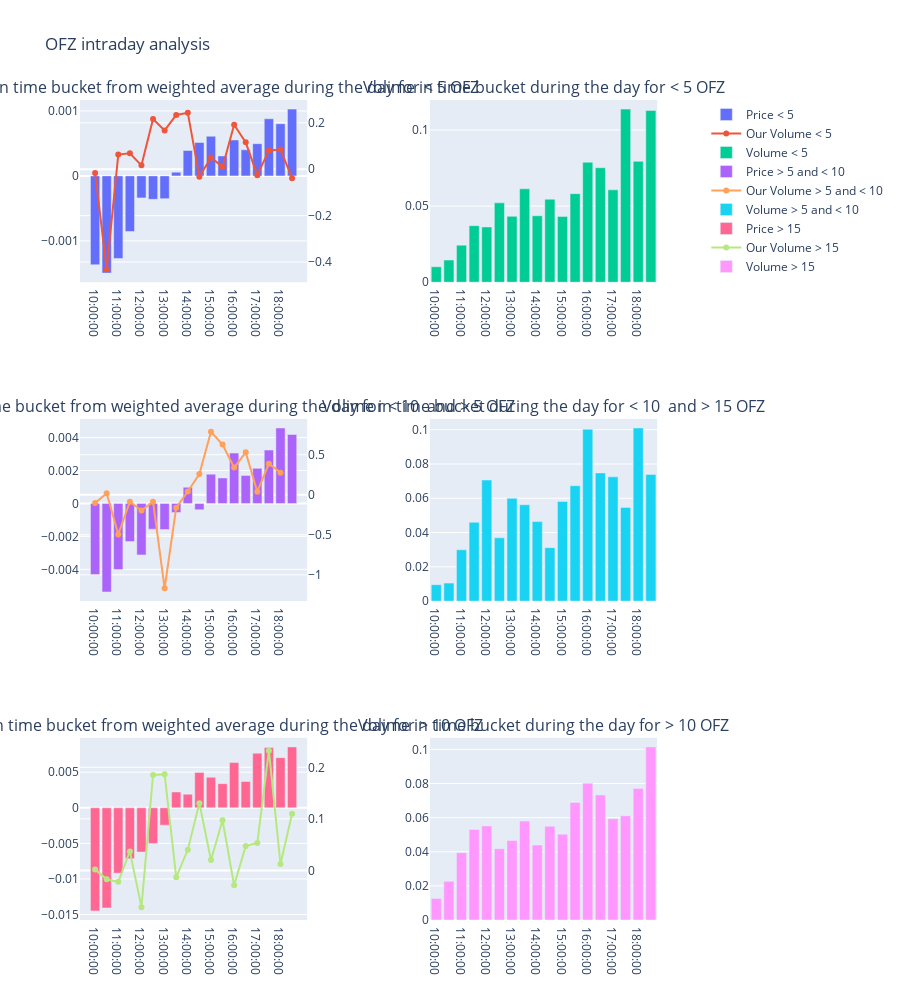

This figure's notebook cell:
### Code cell
import plotly.graph_objects as go
from plotly.subplots import make_subplots

fig = make_subplots(rows=3, cols=2,   specs=[[{"secondary_y": True}, {"secondary_y": True}], [{"secondary_y": True}, {"secondary_y": True}],  [{"secondary_y": True}, {"secondary_y": True}]], 
subplot_titles=("Dif of price in time bucket from weighted average during the day for < 5 OFZ", "Volime in time bucket during the day for < 5 OFZ", 
                                                    "Dif of price in time bucket from weighted average during the day for < 10  and > 5 OFZ", "Volime in time bucket during the day for < 10  and > 15 OFZ", 
                                                   "Dif of price in time bucket from weighted average during the day for > 10 OFZ", "Volime in time bucket during the day for > 10 OFZ", ))


fig.add_trace(
    go.Bar(x=OFZ_5.index, y=OFZ_5['price'], name="Price < 5"),
    row=1, col=1, secondary_y=False)

fig.add_trace(
    go.Scatter(x=OFZ_5.index, y=OFZ_5['our_5'], name="Our Volume < 5"),
    row=1, col=1, secondary_y=True)


fig.add_trace(
    go.Bar(x=OFZ_5.index, y=OFZ_5['size'], name="Volume < 5"),
    row=1, col=2, 
)


fig.add_trace(
    go.Bar(x=OFZ_5.index, y=OFZ5_10['price'], name="Price > 5 and < 10"),
    row=2, col=1, secondary_y=False
)
fig.add_trace(
    go.Scatter(x=OFZ_5.index, y=OFZ5_10['our5_10'], name="Our Volume > 5 and < 10"),
    row=2, col=1,  secondary_y=True
)


fig.add_trace(
    go.Bar(x=OFZ_5.index, y=OFZ5_10['size'], name="Volume > 5 and < 10"),
    row=2, col=2, )


fig.add_trace(
    go.Bar(x=OFZ10_.index, y=OFZ10_['price'], name="Price > 15"),
    row=3, col=1, secondary_y=False
)
fig.add_trace(
    go.Scatter(x=OFZ10_.index, y=OFZ10_['our10_'], name="Our Volume > 15"),
    row=3, col=1, secondary_y=True
)


fig.add_trace(
    go.Bar(x=OFZ10_.index, y=OFZ10_['size'], name="Volume > 15"),
    row=3, col=2,
)


fig.update_layout(
    title_text="OFZ intraday analysis",
    height=1000,
)

fig.show()

### Figure 1 — Plotly figure (JSON) as saved in the notebook; plotly's stock layout.template omitted (floating-point values rounded to 4 significant figures)
{"data": [{"name": "Price < 5", "type": "bar", "x": ["10:00:00", "10:30:00", "11:00:00", "11:30:00", "12:00:00", "12:30:00", "13:00:00", "13:30:00", "14:00:00", "14:30:00", "15:00:00", "15:30:00", "16:00:00", "16:30:00", "17:00:00", "17:30:00", "18:00:00", "18:30:00"], "xaxis": "x", "y": [-0.001369, -0.001497, -0.001271, -0.0008567, -0.0003391, -0.0003608, -0.0003506, 5.8e-05, 0.0003909, 0.0005153, 0.0006105, 0.0003074, 0.0005536, 0.0004016, 0.0004959, 0.0008795, 0.0008032, 0.001028], "yaxis": "y"}, {"name": "Our Volume < 5", "type": "scatter", "x": ["10:00:00", "10:30:00", "11:00:00", "11:30:00", "12:00:00", "12:30:00", "13:00:00", "13:30:00", "14:00:00", "14:30:00", "15:00:00", "15:30:00", "16:00:00", "16:30:00", "17:00:00", "17:30:00", "18:00:00", "18:30:00"], "xaxis": "x", "y": [-0.01599, -0.4316, 0.06297, 0.06877, 0.01684, 0.2165, 0.1671, 0.2338, 0.2429, -0.03198, 0.05074, 0.01004, 0.192, 0.1158, -0.02558, 0.08103, 0.08514, -0.03844], "yaxis": "y2"}, {"name": "Volume < 5", "type": "bar", "x": ["10:00:00", "10:30:00", "11:00:00", "11:30:00", "12:00:00", "12:30:00", "13:00:00", "13:30:00", "14:00:00", "14:30:00", "15:00:00", "15:30:00", "16:00:00", "16:30:00", "17:00:00", "17:30:00", "18:00:00", "18:30:00"], "xaxis": "x2", "y": [0.01018, 0.01456, 0.02437, 0.03719, 0.03635, 0.05216, 0.0433, 0.06139, 0.04368, 0.05457, 0.04321, 0.05819, 0.07885, 0.07525, 0.0607, 0.1138, 0.07944, 0.1129], "yaxis": "y3"}, {"name": "Price > 5 and < 10", "type": "bar", "x": ["10:00:00", "10:30:00", "11:00:00", "11:30:00", "12:00:00", "12:30:00", "13:00:00", "13:30:00", "14:00:00", "14:30:00", "15:00:00", "15:30:00", "16:00:00", "16:30:00", "17:00:00", "17:30:00", "18:00:00", "18:30:00"], "xaxis": "x3", "y": [-0.004309, -0.005374, -0.004009, -0.002315, -0.003123, -0.00156, -0.001582, -0.0005509, 0.0009847, -0.0003858, 0.001779, 0.001548, 0.00306, 0.001699, 0.002132, 0.00324, 0.004581, 0.004187], "yaxis": "y5"}, {"name": "Our Volume > 5 and < 10", "type": "scatter", "x": ["10:00:00", "10:30:00", "11:00:00", "11:30:00", "12:00:00", "12:30:00", "13:00:00", "13:30:00", "14:00:00", "14:30:00", "15:00:00", "15:30:00", "16:00:00", "16:30:00", "17:00:00", "17:30:00", "18:00:00", "18:30:00"], "xaxis": "x3", "y": [-0.1037, 0.01726, -0.4953, -0.08807, -0.1962, -0.08652, -1.168, -0.1621, 0.03961, 0.2591, 0.7865, 0.627, 0.3399, 0.529, 0.03781, 0.3881, 0.2756, null], "yaxis": "y6"}, {"name": "Volume > 5 and < 10", "type": "bar", "x": ["10:00:00", "10:30:00", "11:00:00", "11:30:00", "12:00:00", "12:30:00", "13:00:00", "13:30:00", "14:00:00", "14:30:00", "15:00:00", "15:30:00", "16:00:00", "16:30:00", "17:00:00", "17:30:00", "18:00:00", "18:30:00"], "xaxis": "x4", "y": [0.009582, 0.0105, 0.02993, 0.04602, 0.07065, 0.03692, 0.05994, 0.05623, 0.04638, 0.0312, 0.05817, 0.06732, 0.1003, 0.0748, 0.07251, 0.05468, 0.101, 0.07391], "yaxis": "y7"}, {"name": "Price > 15", "type": "bar", "x": ["10:00:00", "10:30:00", "11:00:00", "11:30:00", "12:00:00", "12:30:00", "13:00:00", "13:30:00", "14:00:00", "14:30:00", "15:00:00", "15:30:00", "16:00:00", "16:30:00", "17:00:00", "17:30:00", "18:00:00", "18:30:00"], "xaxis": "x5", "y": [-0.01449, -0.01408, -0.009192, -0.007156, -0.006224, -0.005005, -0.002441, 0.002221, 0.00191, 0.004962, 0.004291, 0.003392, 0.006358, 0.003694, 0.007679, 0.008466, 0.00705, 0.008562], "yaxis": "y9"}, {"name": "Our Volume > 15", "type": "scatter", "x": ["10:00:00", "10:30:00", "11:00:00", "11:30:00", "12:00:00", "12:30:00", "13:00:00", "13:30:00", "14:00:00", "14:30:00", "15:00:00", "15:30:00", "16:00:00", "16:30:00", "17:00:00", "17:30:00", "18:00:00", "18:30:00"], "xaxis": "x5", "y": [0.001525, -0.01742, -0.02203, 0.03682, -0.07131, 0.185, 0.1864, -0.01322, 0.03997, 0.1305, 0.02006, 0.09736, -0.02878, 0.04743, 0.05316, 0.2323, 0.01224, 0.1099], "yaxis": "y10"}, {"name": "Volume > 15", "type": "bar", "x": ["10:00:00", "10:30:00", "11:00:00", "11:30:00", "12:00:00", "12:30:00", "13:00:00", "13:30:00", "14:00:00", "14:30:00", "15:00:00", "15:30:00", "16:00:00", "16:30:00", "17:00:00", "17:30:00", "18:00:00", "18:30:00"], "xaxis": "x6", "y": [0.01268, 0.02265, 0.03947, 0.05309, 0.05516, 0.04184, 0.04653, 0.05799, 0.04396, 0.0549, 0.05031, 0.06893, 0.08013, 0.07328, 0.05936, 0.06111, 0.07715, 0.1015], "yaxis": "y11"}], "layout": {"annotations": [{"font": {"size": 16}, "showarrow": false, "text": "Dif of price in time bucket from weighted average during the day for < 5 OFZ", "x": 0.185, "xanchor": "center", "xref": "paper", "y": 1, "yanchor": "bottom", "yref": "paper"}, {"font": {"size": 16}, "showarrow": false, "text": "Volime in time bucket during the day for < 5 OFZ", "x": 0.755, "xanchor": "center", "xref": "paper", "y": 1, "yanchor": "bottom", "yref": "paper"}, {"font": {"size": 16}, "showarrow": false, "text": "Dif of price in time bucket from weighted average during the day for < 10  and > 5 OFZ", "x": 0.185, "xanchor": "center", "xref": "paper", "y": 0.6111, "yanchor": "bottom", "yref": "paper"}, {"font": {"size": 16}, "showarrow": false, "text": "Volime in time bucket during the day for < 10  and > 15 OFZ", "x": 0.755, "xanchor": "center", "xref": "paper", "y": 0.6111, "yanchor": "bottom", "yref": "paper"}, {"font": {"size": 16}, "showarrow": false, "text": "Dif of price in time bucket from weighted average during the day for > 10 OFZ", "x": 0.185, "xanchor": "center", "xref": "paper", "y": 0.2222, "yanchor": "bottom", "yref": "paper"}, {"font": {"size": 16}, "showarrow": false, "text": "Volime in time bucket during the day for > 10 OFZ", "x": 0.755, "xanchor": "center", "xref": "paper", "y": 0.2222, "yanchor": "bottom", "yref": "paper"}], "height": 1000, "title": {"text": "OFZ intraday analysis"}, "xaxis": {"anchor": "y", "domain": [0, 0.37]}, "xaxis2": {"anchor": "y3", "domain": [0.57, 0.94]}, "xaxis3": {"anchor": "y5", "domain": [0, 0.37]}, "xaxis4": {"anchor": "y7", "domain": [0.57, 0.94]}, "xaxis5": {"anchor": "y9", "domain": [0, 0.37]}, "xaxis6": {"anchor": "y11", "domain": [0.57, 0.94]}, "yaxis": {"anchor": "x", "domain": [0.7778, 1]}, "yaxis10": {"anchor": "x5", "overlaying": "y9", "side": "right"}, "yaxis11": {"anchor": "x6", "domain": [0, 0.2222]}, "yaxis12": {"anchor": "x6", "overlaying": "y11", "side": "right"}, "yaxis2": {"anchor": "x", "overlaying": "y", "side": "right"}, "yaxis3": {"anchor": "x2", "domain": [0.7778, 1]}, "yaxis4": {"anchor": "x2", "overlaying": "y3", "side": "right"}, "yaxis5": {"anchor": "x3", "domain": [0.3889, 0.6111]}, "yaxis6": {"anchor": "x3", "overlaying": "y5", "side": "right"}, "yaxis7": {"anchor": "x4", "domain": [0.3889, 0.6111]}, "yaxis8": {"anchor": "x4", "overlaying": "y7", "side": "right"}, "yaxis9": {"anchor": "x5", "domain": [0, 0.2222]}}}
